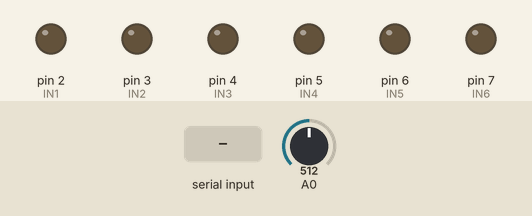
The sketch below on a simulated Arduino Uno, built with avr-gcc and run on an emulated ATmega328P. On the bench: output pins drawn as LEDs (lit = HIGH). The test bench sets the inputs (shaded band); at power-on: A0 = 512. What the sketch prints to the serial monitor is not drawn.

Above: at 1.2 s.
1.3 s: "R" received over Serial
At 2.5 s:
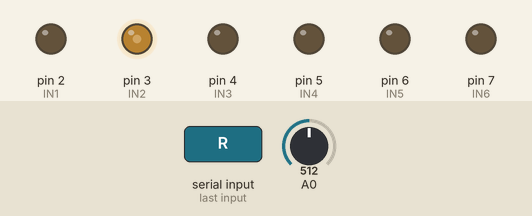
2.8 s: "L" received over Serial
At 4.0 s:
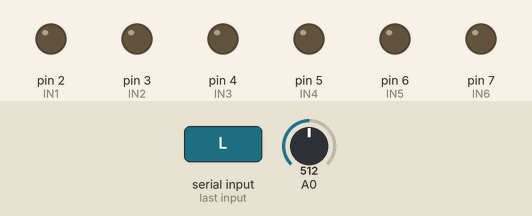
Timing chart, 0 to 5.8 s (numbered marks = the images above; inputs shaded):
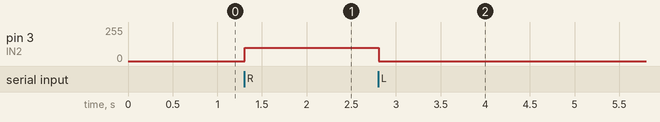

The sketch:

automatic_drive.ino
```cpp
// 모터 드라이버 핀 설정
const int IN1 = 2;
const int IN2 = 3;
const int IN3 = 4;
const int IN4 = 5;
const int IN5 = 6;
const int IN6 = 7;

int initial_loop_regsist = 0;

// 전진
void moveForward() {
  analogWrite(IN3,200);
  analogWrite(IN4,0);
  analogWrite(IN5,200);
  analogWrite(IN6,0);
}

// 후진
void moveBackward() {
  analogWrite(IN3,0);
  analogWrite(IN4,100);
  analogWrite(IN5,0);
  analogWrite(IN6,100);
}

void neutral(int target, int now) {
  if(target + 1 > now){
    turnLeft(65);
  }
  else if(target - 1 < now) turnRight(65);
}

// 좌회전
void turnLeft(int degree) {
  analogWrite(IN1, degree);
  analogWrite(IN2, 0);

}

// 우회전
void turnRight(int degree) {
  analogWrite(IN1, 0);
  analogWrite(IN2, degree);
}

// 정지
void stop() {
  digitalWrite(IN3, LOW);
  digitalWrite(IN4, LOW);
  digitalWrite(IN5, LOW);
  digitalWrite(IN6, LOW);

}

void setup() {
  // 모터 드라이버 핀을 출력으로 설정
  pinMode(IN1, OUTPUT);
  pinMode(IN2, OUTPUT);
  pinMode(IN3, OUTPUT);
  pinMode(IN4, OUTPUT);
  pinMode(IN5, OUTPUT);
  pinMode(IN6, OUTPUT);
  Serial.begin(9600);
  initial_loop_regsist = analogRead(A0);
}

void loop() {
  int varaible_resist;

  varaible_resist = analogRead(A0);
  if(Serial.available()>0){
    Serial.println("working");
    char command = Serial.read();

    if(command=='L'){
      moveForward();
      turnLeft(100);
    }
    if(command=='R'){
      moveForward();
      turnRight(100);
    }
    if(command=='N'){
      moveForward();
      neutral(initial_loop_regsist, varaible_resist);
    }
    //if(command=='B'){
    //  moveBackward();
    //}
    if(command=='S'){
      stop();
    }
    if(command=='Q'){
      exit(0);
    }
    if(command='W'){
      stop();
    }
  }
  delay(100);
  Serial.println(varaible_resist);
}
```

Measured:
- after the input at 1.3 s, pin 3 (IN2): 0/255 → 100/255 at once
- after the input at 2.8 s, pin 3 (IN2): 100/255 → 0/255 at once
